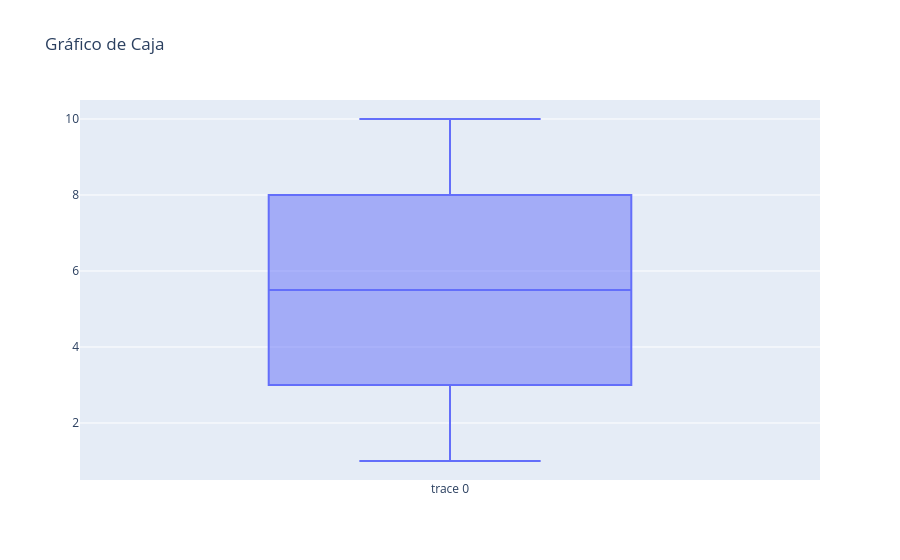

Notebook source saved alongside this figure:
### Code cell
fig2 = go.Figure(data=go.Box(y=[1, 2, 3, 4, 5, 6, 7, 8, 9, 10]))
fig2.update_layout(title='Gráfico de Caja')

### Figure 1 — Plotly figure (JSON) as saved in the notebook; plotly's stock layout.template omitted (floating-point values rounded to 4 significant figures)
{"data": [{"type": "box", "y": [1, 2, 3, 4, 5, 6, 7, 8, 9, 10]}], "layout": {"title": {"text": "Gráfico de Caja"}}}
